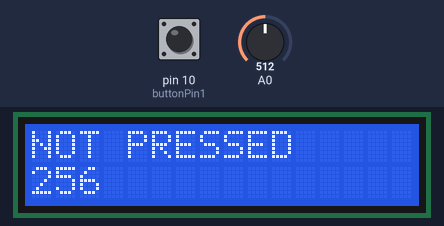
The sketch below on a simulated Arduino Uno, built with avr-gcc and run on an emulated ATmega328P. On the bench: 16×2 character LCD. The test bench sets the inputs (shaded band); at power-on: pin 10 (buttonPin1) HIGH, A0 = 512. What the sketch prints to the serial monitor is not drawn.

Above: at 1.2 s.
1.3 s: pin 10 (buttonPin1) pulled LOW for 3.2 s
At 2.2 s:
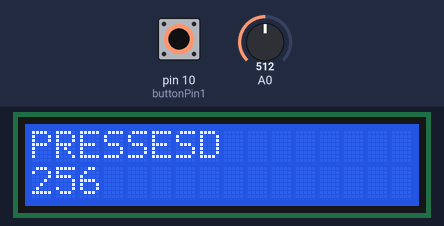
7.5 s: A0 set to 716
At 8.0 s:
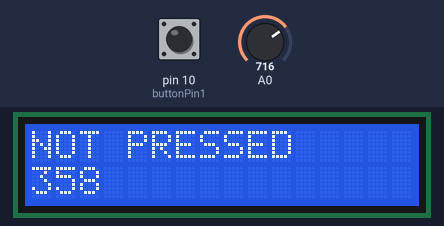
9.0 s: pin 10 (buttonPin1) pulled LOW for 0.15 s
At 9.11 s:
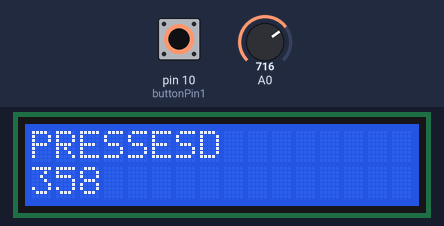
10.7 s: A0 set to 900
At 11.9 s:
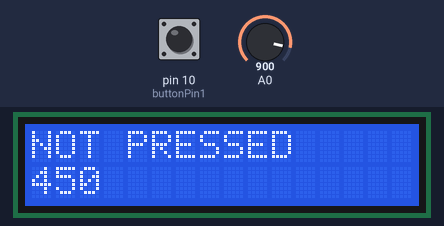
12.2 s: A0 set to 1023
At 12.5 s:
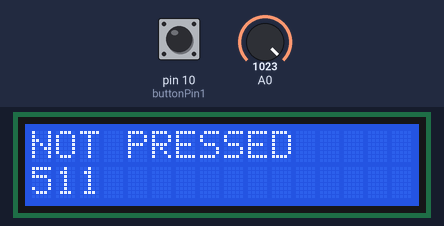
13.7 s: A0 set to 0
At 15.0 s:
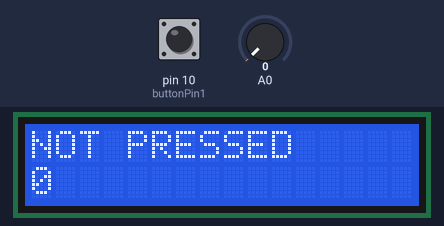
Timing chart, 0 to 16.7 s (numbered marks = the images above; inputs shaded):
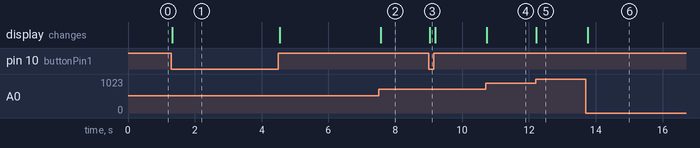

The sketch:

Digital_ANALOG_sensor_ARDUNIO_LABVIEW_Tx.ino
```cpp
// the setup routine runs once when you press reset:
const int buttonPin1 = 10;
  // the number of the pushbutton pin
//const int ledPin =  13;
int buttonState1=0;


#include <LiquidCrystal.h>
LiquidCrystal lcd(7, 6, 5, 4, 3, 2);

void setup()
{
  // initialize serial communication at 9600 bits per second:
  lcd.begin(16,2);
  Serial.begin(9600);
  //pinMode(buttonPin1, INPUT);
  pinMode(buttonPin1, INPUT_PULLUP);

}

// the loop routine runs over and over again forever:
void loop()
{
  buttonState1 = digitalRead(buttonPin1);
  int FSR2=analogRead(A0);
  FSR2=FSR2/2;
    // check if the pushbutton is pressed.
  // if it is, the buttonState is HIGH:
  if(buttonState1 == LOW)
  {
   lcd.clear();
   int FSR1=10;
   Serial.print(FSR1);
   Serial.println(FSR2);
   lcd.setCursor(0,0);
   lcd.print("PRESSESD");
   lcd.setCursor(0,1);
   lcd.print(FSR2);
   delay(50);
  }

  else
  {
    lcd.clear();
   int FSR1=20;
   Serial.print(FSR1);
   Serial.println(FSR2);
   lcd.setCursor(0,0);
   lcd.print("NOT PRESSED");
   lcd.setCursor(0,1);
   lcd.print(FSR2);
   delay(50);
  }

  }
```

Measured:
- after the input at 1.3 s, the display: changes at once (image 1)
- after the input at 7.5 s, the display: changes after 0.06 s (image 2)
- after the input at 9.0 s, the display: changes at once (image 3)
- after the input at 10.7 s, the display: changes at once (image 4)
- after the input at 12.2 s, the display: changes at once (image 5)
- after the input at 13.7 s, the display: changes after 0.05 s (image 6)
